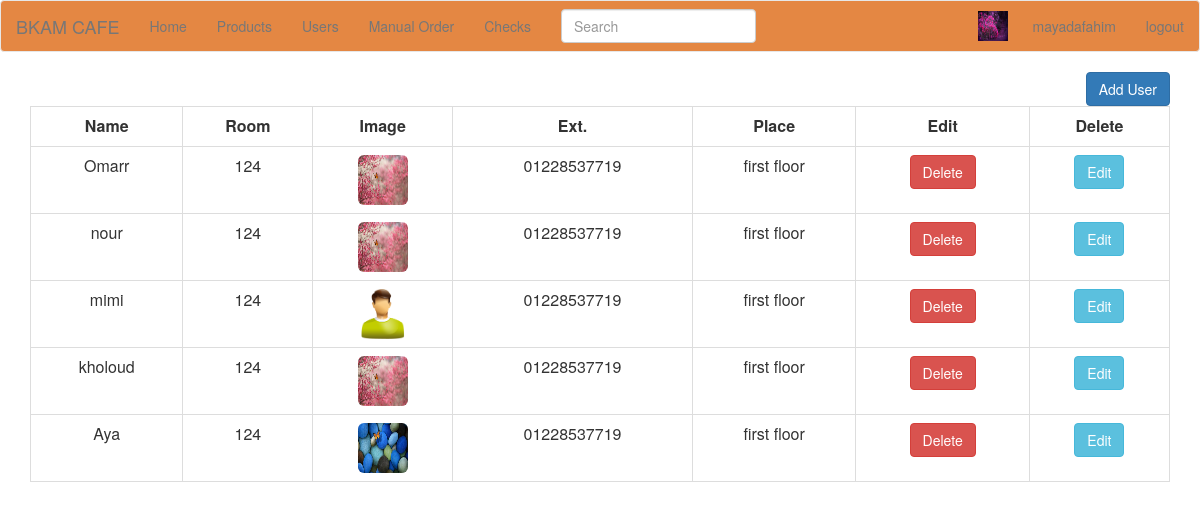
The page /php/allusers.php (signed in) on the database its author committed.
### tables this page shows
CREATE TABLE `users` (
  `id` int(11) NOT NULL AUTO_INCREMENT,
  `username` varchar(25) NOT NULL,
  `email` varchar(30) NOT NULL,
  `password` varchar(255) DEFAULT NULL,
  `image` varchar(50) DEFAULT NULL,
  `type` varchar(10) DEFAULT NULL,
  `room_id` int(11) DEFAULT NULL,
  `question` varchar(250) DEFAULT NULL,
  `answer` varchar(250) DEFAULT NULL,
  PRIMARY KEY (`id`),
  UNIQUE KEY `email` (`email`),
  KEY `Foreignroom` (`room_id`),
  CONSTRAINT `Foreignroom` FOREIGN KEY (`room_id`) REFERENCES `rooms` (`id`)
);

CREATE TABLE `rooms` (
  `id` int(11) NOT NULL AUTO_INCREMENT,
  `number` int(11) DEFAULT NULL,
  `phone` varchar(25) DEFAULT NULL,
  `place` varchar(25) DEFAULT NULL,
  PRIMARY KEY (`id`),
  UNIQUE KEY `number` (`number`)
);

### php/ORM.php (called while the page is built, shortened)
<?php
class ORM {
    static $conn;
    private $dbconn;
    protected $table;
    static function getInstance(){
        if(self::$conn == null){
            self::$conn = new ORM();
        }
        return self::$conn;
    }
    protected function __construct(){
        extract($GLOBALS['conf']);
        $this->dbconn = new mysqli($host, $username, $password, $database);
    }
    function setTable($table){
        $this->table = $table;
    }
    function select($data){
        $a=array();
        $query="select * from $this->table ";
        if(count($data)>=1){
            $query.="where ";
         foreach($data as $col =>$value){
            $query .= $col."= '".$value."'and ";
        }
         $query[strlen($query)-4]=" ";
         $query[strlen($query)-3]=" ";
         $query[strlen($query)-2]=" ";
     }
         $state = $this->dbconn->query($query);
        if(! $state){
         return $this->dbconn->error;
        }
        else{
            for ($row_no = $state->num_rows - 1; $row_no >= 0; $row_no--) {
            $state->data_seek($row_no);
            $row = $state->fetch_assoc();
            array_push($a,$row);
         }
        }
        return $a;
    }
 }

### php/allusers.php (the view, shortened to what this page needs)
<html>
<head>
	<link rel="stylesheet" href="http://maxcdn.bootstrapcdn.com/bootstrap/3.2.0/css/bootstrap.min.css">
	<link rel="stylesheet" href="style.css">
</head>
<body>
<?php
include "main.php";
include_once( "ORM.php");
if($_SESSION['type']=="user"){
  echo "PERMISSION DENIED ";
  echo "you dont have permission to access this page";
}
else{
$my = array('type'=>"user");
 $all =ORM::getInstance();
 $all-> setTable("users");
 $array=$all->select($my);
 $myroom=ORM::getInstance();
 $myroom->setTable("rooms");
echo "<div class='container'>" ;
echo "<a href='/project/php/adduser.php'  class='btn btn-primary pull-right'  role='button' >Add User</a>";
 echo "<table  class='table table-bordered text-center'>";
			echo "<tr>";
			echo "<th><center>";
			echo "Name";
			echo "</th>";
			echo "<th><center>";
			echo "Room";
			echo "</th>";
			echo "<th><center>";
			echo "Image";
			echo "</th>";
			echo "<th><center>";
			echo "Ext.";
			echo "</th>";
			echo "<th><center>";
			echo "Place";
			echo "</th>";
			echo "<th><center>";
			echo "Edit";
			echo "</th>";
			echo "<th><center>";
			echo "Delete";
			echo "</th>";
			echo "</tr>";
	$i=0;
	foreach($array as$line)
	{
		$roomcond=array('id'=>$array[$i]['room_id']);
 		$myroomdata=$myroom->select($roomcond);
 		$room_number=$myroomdata[0]['number'];
 		$room_ext=$myroomdata[0]['phone'];
 		$room_place=$myroomdata[0]['place'];
	echo "<tr>";
			echo "<td>";
			echo $array[$i]['username'];
			echo "</td>";
			echo "<td>";
			echo $room_number;
			echo "</td>";
			echo "<td>";
			echo "<img src=".'../image/'.$array[$i]['image']." width='50px' height='50px'  class='img-rounded '>" ;
			echo "</td>";
			echo "<td>";
			echo $room_ext;
			echo "</td>";
			echo "<td>";
			echo $room_place;
			echo "</td>";
			echo "<td>";
			echo "<a  role='button' class='btn btn-danger' href="."deleteuser.php?id=".$array[$i]['id'].">Delete</a> ";
 			echo "</td>";
			echo "<td>";
			echo "<a  role='button' class='btn btn-info' href="."edituser.php?id=".$array[$i]['id'].">Edit</a>";
			echo "</td>";
		echo "</tr>";
		 $i ++;
	}
echo "</table>";
echo "</div>";
}?>
</body>
</html>

### rows shown on the page
users: username "Omarr", room.number "124", image (picture), room.phone "01228537719", room.place "first floor"
users: username "nour", room.number "124", image (picture), room.phone "01228537719", room.place "first floor"
users: username "mimi", room.number "124", image (picture), room.phone "01228537719", room.place "first floor"
users: username "kholoud", room.number "124", image (picture), room.phone "01228537719", room.place "first floor"
users: username "Aya", room.number "124", image (picture), room.phone "01228537719", room.place "first floor"

### other values the page prints
$_SESSION['username'] "mayadafahim"
